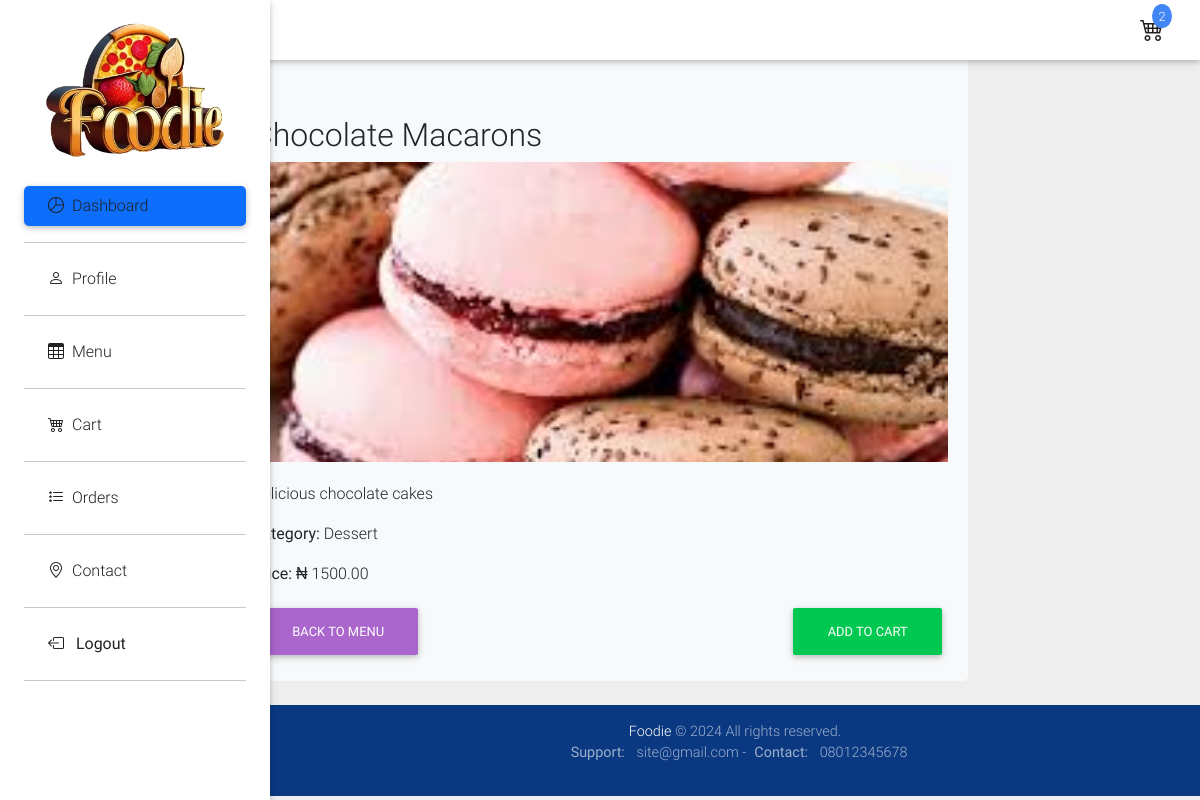
The app's page /menu/item/1/ (signed in) with its own data.
### core/models.py (models this page shows, shortened)
class SiteSettings(models.Model):
    site_title = models.CharField(max_length=200)
    site_description = models.TextField( default='Welcome to my site')
    favicon = models.ImageField(upload_to='site_settings/')
    meta_description = models.TextField()
    meta_keywords = models.CharField(max_length=255)
    background_video = models.FileField(upload_to='site_settings/', blank=True, null=True)
    authPage_bgImg= models.ImageField(upload_to='site_settings/', null=True)
    site_logo= models.ImageField(upload_to='site_settings/', null=True, blank=True)
    support_email = models.EmailField(null=True)
    contact_number = models.CharField(max_length=20, null=True)
    address = models.CharField(max_length=255, null=True, blank=True)
    open_hrs = models.CharField(max_length=255, null=True, blank=True)
    live_chat_wgt = models.CharField(max_length=1000, null=True, blank=True)
    whatsapp_btn = models.CharField(max_length=1000, null=True, blank=True)

### menu/models.py (models this page shows, shortened)
class MenuItem(models.Model):
    name = models.CharField(max_length=255)
    image = models.ImageField(upload_to='menu_images/', blank=True, null=True)  # New field
    description = models.TextField()
    price = models.DecimalField(max_digits=10, decimal_places=2)
    category = models.ForeignKey(Category, related_name='items', on_delete=models.CASCADE)

class Category(models.Model):
    name = models.CharField(max_length=255)
    def __str__(self):
        return self.name

### menu/views.py (the view)
# urls.py: path('item/<int:pk>/', menu_item_detail_view, name='menu_item_detail'),
def menu_item_detail_view(request, pk):
    item = get_object_or_404(MenuItem, pk=pk)
    cart = get_object_or_404(Cart, user=request.user)
    cart_count = cart.items.count()
    return render(request, 'menu/menu_item_detail.html', {'item': item, 'cart_count': cart_count,})

### core/context_processors.py (called while the page is built)
def site_settings(request):
    settings = SiteSettings.objects.first()
    return {'site_settings': settings}

### menu/templates/menu/menu_item_detail.html (shortened to what this page needs)
{% extends 'accounts/base.html' %}
{% block content %}
<main class="container pt-5">
    <div class="row">
        <div class="col-lg-8 offset-lg-2">
            <div class="item-details">
                <h2 class="mt-5">{{ item.name }}</h2>
                {% if item.image %}
                    <img src="{{ item.image.url }}" alt="{{ item.name }}" class="img-fluid item-image">
                {% endif %}
                <p>{{ item.description }}</p>
                <p><strong>Category:</strong> {{ item.category }}</p>
                <p><strong>Price:</strong> &#x20A6; {{ item.price }}</p>
                <div class="d-flex justify-content-between">
                    <a href="{% url 'menu_list' %}" class="btn btn-secondary">Back to Menu</a>
                    <a href="{% url 'add_to_cart' item.pk %}" class="btn btn-success">Add to Cart</a>
                </div>
            </div>
        </div>
    </div>
</main>
{% endblock %}

### accounts/templates/accounts/base.html (shortened to what this page needs)
<!DOCTYPE html>
<html lang="en">
{% load static %}
<head>
  <link rel="stylesheet" href="https://use.fontawesome.com/releases/v5.11.2/css/all.css">
  <link href="{% static 'assets/bootstrap/css/bootstrap.min.css' %}" rel="stylesheet">
  <link href="{% static 'assets/css/mdb.min.css' %}" rel="stylesheet">
  <link href="{% static 'assets/bootstrap-icons/bootstrap-icons.css' %}" rel="stylesheet">
  <link href="{% static 'assets/css/style.min.css' %}" rel="stylesheet">
</head>
<body class="grey lighten-3">
  <header>
    <nav class="navbar fixed-top navbar-expand-lg navbar-light white scrolling-navbar">
      <div class="container-fluid">
        <div class="d-flex justify-content-center">
            <div class="cart-icon me-4">
                <a href="{% url 'cart_detail' %}" class="text-dark">
                    <i class="bi bi-cart4"></i>
                </a>
                {% if cart_count > 0 %}
                    <span class="cart-badge bg-primary">{{ cart_count }}</span>
                {% endif %}
            </div>
        </div>
      </div>
    </nav>
    <div class="sidebar-fixed position-fixed" id="navbarSupportedContent">
      <a class="p-3 waves-effect" href="{% url "index" %}">
          <img src="{{ site_settings.site_logo.url }}" class="img-fluid" style="height: 100%; width: 100%;" alt="Logo">
      </a>
      <div class="list-group list-group-flush">
          <ul class="nav nav-pills flex-column mb-auto">
              <li class="nav-item">
                  <a href="{% url "dashboard" %}" class="nav-link mb-2 text-dark active" aria-current="page">
                      <i class="mx-2 bi bi-pie-chart mr-3"></i>Dashboard
                  </a>
                  <hr>
              </li>
              <li class="nav-item">
                  <a href="{% url "profile" %}" class="nav-link mb-2 text-dark" aria-current="page">
                      <i class="mx-2 bi bi-person mr-3"></i>Profile
                  </a>
                  <hr>
              </li>
              <li class="nav-item">
                  <a href="{% url "menu_list" %}" class="nav-link mb-2 text-dark" aria-current="page">
                      <i class="mx-2 bi bi-table mr-3"></i>Menu
                  </a>
                  <hr>
              </li>
              <li class="nav-item">
                  <a href="{% url "cart_detail" %}" class="nav-link mb-2 text-dark" aria-current="page">
                      <i class="mx-2 bi bi-cart4 mr-3"></i>Cart
                  </a>
                  <hr>
              </li>
              <li class="nav-item">
                  <a href="{% url "orders" %}" class="nav-link mb-2 text-dark" aria-current="page">
                      <i class="mx-2 bi bi-list-stars mr-3"></i>Orders
                  </a>
                  <hr>
              </li>
              <li class="nav-item">
                <a href="{% url "contact" %}" class="nav-link mb-2 text-dark" aria-current="page">
                    <i class="mx-2 bi bi-geo-alt mr-3"></i>Contact
                </a>
                <hr>
              </li>
              <li class="nav-item">
                  <div class="nav-link mb-2 text-dark" aria-current="page">
                      <i class="mx-2 bi bi-box-arrow-left mr-3"></i>
                      <form method="post" action="{% url 'logout' %}" class="d-inline">
                          <button type="submit" class="bg-transparent border-0 p-0 text-dark" style="text-align: left;">Logout</button>
                      </form>
                  </div>
                  <hr>
              </li>
          </ul>
      </div>
  </div>
  </header>
  {% block content %}
  {% endblock %}
  <footer class="page-footer text-center font-small primary-color-dark darken-2 mt-4 wow fadeIn">
    <div class="footer-copyright py-3">
      <a href="{% url "index" %}" target="_blank">{{ site_settings.site_title }}</a> © 2024 All rights reserved.
      <p><strong class="mx-2">Support: </strong>{{ site_settings.support_email }} -<strong class="mx-2">Contact: </strong>{{ site_settings.contact_number }}</p>
    </div>
  </footer>
</body>
</html>

### accounts/templates/accounts/base.html (style rules this page uses)
.cart-icon { position: relative; display: flex; align-items: center; justify-content: center; font-size: 1.5rem; }
.cart-badge { position: absolute; top: -8px; right: -8px; color: white; background: red; border-radius: 50%; padding: 0.2em 0.5em; font-size: 0.8rem; }

### menu/templates/menu/menu_item_detail.html (style rules this page uses)
.item-image { width: 100%; height: 300px; object-fit: cover; margin-bottom: 20px; }
.item-details { background-color: #f8f9fa; padding: 20px; border-radius: 5px; }

### records on screen
SiteSettings: site_logo (picture), site_title "Foodie", support_email "site@gmail.com", contact_number "08012345678"
MenuItem: name "Chocolate Macarons", image (picture), description "Delicious chocolate cakes", category "Dessert", price "1500.00"

### other values on screen
{{ cart_count }} "2"
